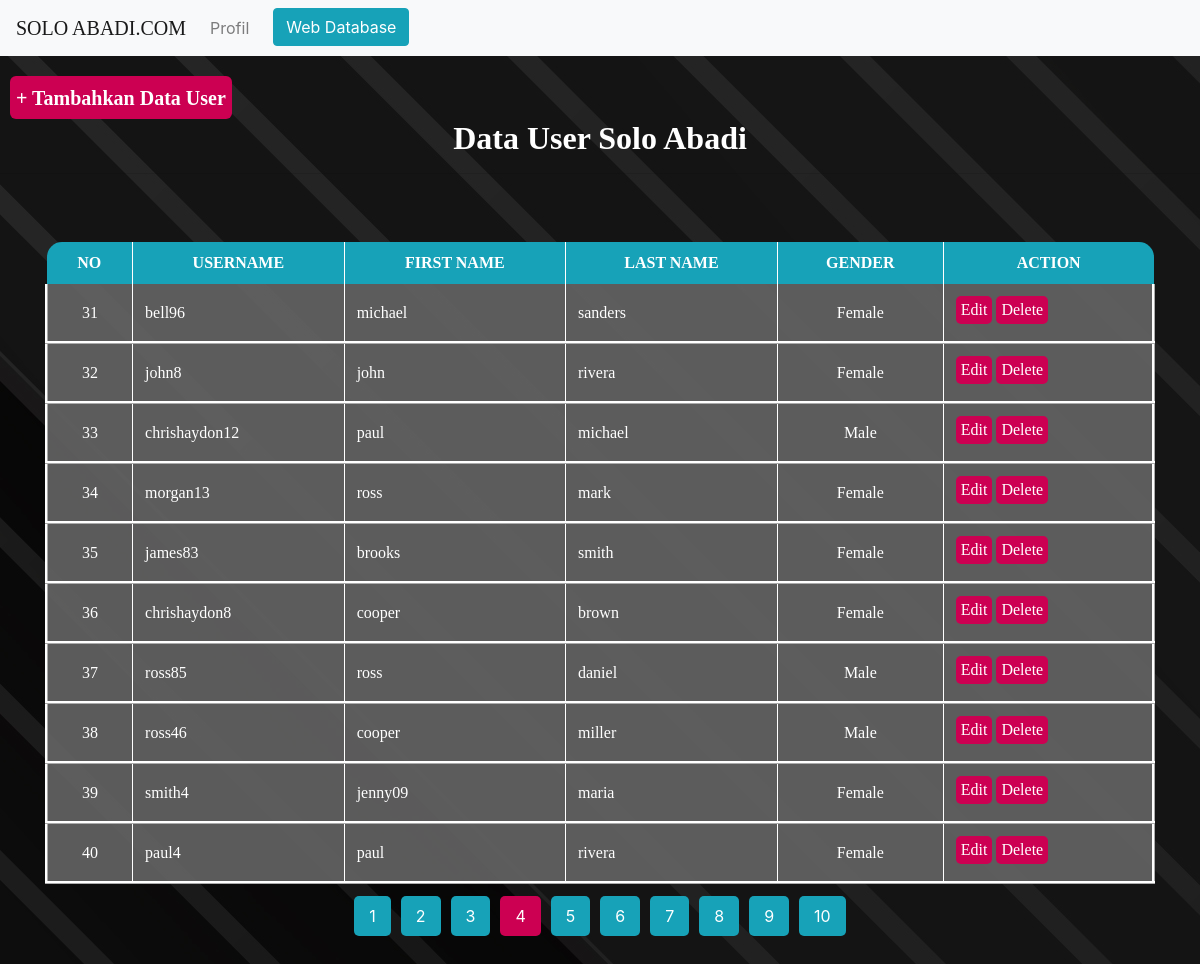
/db.php?page=4, run on the app's committed database.
### tables this page shows
CREATE TABLE `user` (
  `id_user` int(11) NOT NULL,
  `username` varchar(255) DEFAULT NULL,
  `first_name` varchar(50) DEFAULT NULL,
  `last_name` varchar(50) DEFAULT NULL,
  `gender` varchar(10) DEFAULT NULL
);

### db.php (the view, shortened to what this page needs)
<?php
include 'nav.php';
include_once("connection.php");
$limit = 10;
$page = isset($_GET['page']) ? (int)$_GET['page'] : 1;
$start = ($page > 1) ? ($page * $limit) - $limit : 0;
$queryTotal = $conn->query('SELECT COUNT(*) AS total FROM user');
$total = $queryTotal->fetch(PDO::FETCH_ASSOC)['total'];
$pages = ceil($total / $limit);
$query = $conn->prepare('SELECT * FROM user LIMIT :start, :limit');
$query->bindParam(':start', $start, PDO::PARAM_INT);
$query->bindParam(':limit', $limit, PDO::PARAM_INT);
$query->execute();
?>
<head>
    <link rel="stylesheet" href="css/bootstrap.min.css">
    <form action="form.php">
        <button style="border-style: none; padding-top: 10px; margin-left: 10px; margin-top: 20px; border-radius: 6px; background-color : #cc0052; font-family : Cambria Math; color: white;">
            <h5><b> + Tambahkan Data User</b></h5>
        </button>
        <h2 style="text-align: center; font-family: Cambria Math; color: white;"><b>Data User Solo Abadi</b><hr></h2>
    </form>
</head>
<body style="background-image: url('src/a.jpg');">
    <div class="container">
        <table border="1" cellspacing="0" cellpadding="12" style="border: 1px white;">
            <thead>
                <tr style="border-style: hidden; text-align: center; color: white; font-family: Cambria Math;">
                    <th style="background-color: #17a2b8; font-weight: bold; border-top-left-radius: 15px;">NO</th>
                    <th style="background-color: #17a2b8">USERNAME</th>
                    <th style="background-color: #17a2b8">FIRST NAME</th>
                    <th style="background-color: #17a2b8">LAST NAME</th>
                    <th style="background-color: #17a2b8">GENDER</th>
                    <th style="background-color: #17a2b8; border-top-right-radius: 15px">ACTION</th>
                </tr>
            </thead>
            <tbody>
                <?php if ($query->rowCount() > 0): ?>
                    <?php
                    $no = $start + 1;
                    foreach ($query->fetchAll(PDO::FETCH_ASSOC) as $row):
                    ?>
                    <tr style="border-style: ridge;">
                        <td style="background-color: rgba(100,100,100,.9); font-family: Cambria Math; color: #FFFFFF; text-align: center;"><?php echo $no; ?></td>
                        <td style="background-color: rgba(100,100,100,.9); font-family: Cambria Math; color: #FFFFFF;"><?php echo $row['username']; ?></td>
                        <td style="background-color: rgba(100,100,100,.9); font-family: Cambria Math; color: #FFFFFF;"><?php echo $row['first_name']; ?></td>
                        <td style="background-color: rgba(100,100,100,.9); font-family: Cambria Math; color: #FFFFFF;"><?php echo $row['last_name']; ?></td>
                        <td style="background-color: rgba(100,100,100,.9); font-family: Cambria Math; color: #FFFFFF; text-align: center;"><?php echo $row['gender']; ?></td>
                        <td style="background-color: rgba(100,100,100,.9);">
                            <button class="action-btn" onclick="window.location.href='Edit1.php?id_user=<?php echo $row['id_user']; ?>'">Edit</button>
                            <button class="action-btn" onclick="window.location.href='Delete.php?id_user=<?php echo $row['id_user']; ?>'">Delete</button>
                        </td>
                    </tr>
                    <?php
                    $no++;
                    endforeach;
                    ?>
                <?php else: ?>
                    <tr>
                        <td colspan="6" style="background-color: rgba(100,100,100,.9); text-align: center; color: #FFFFFF;">Belum ada data user</td>
                    </tr>
                <?php endif; ?>
            </tbody>
        </table>
        <ul class="pagination">
            <?php for ($i = 1; $i <= $pages; $i++): ?>
                <li><a class="<?= ($i == $page) ? 'active' : '' ?>" href="?page=<?= $i; ?>"><?= $i; ?></a></li>
            <?php endfor; ?>
        </ul>
    </div>
</body>

### db.php (style rules this page uses)
.container { display: flex; justify-content: center; align-items: center; flex-direction: column; min-height: 100vh; }
table { width: 100%; border-collapse: collapse; margin-bottom: 20px; margin-top: 6px; }
th, td { padding: 12px; border: 1px solid white; }
th { background-color: #17a2b8; color: white; font-family: Cambria Math; }
td { background-color: rgba(100,100,100,.9); color: white; font-family: Cambria Math; }
.action-btn { border: none; padding: 5px; margin-bottom: 5px; border-radius: 5px; background-color: #cc0052; font-family: Cambria Math; color: white; cursor: pointer; }
.pagination { display: flex; justify-content: center; list-style: none; padding: 0; }
.pagination li { margin: 0 5px; }
.pagination a { color: white; padding: 10px 15px; background-color: #17a2b8; text-decoration: none; border-radius: 5px; }
.pagination a.active { background-color: #cc0052; }

### data on the page
user: username "bell96", first_name "michael", last_name "sanders", gender "Female"
user: username "john8", first_name "john", last_name "rivera", gender "Female"
user: username "chrishaydon12", first_name "paul", last_name "michael", gender "Male"
user: username "morgan13", first_name "ross", last_name "mark", gender "Female"
user: username "james83", first_name "brooks", last_name "smith", gender "Female"
user: username "chrishaydon8", first_name "cooper", last_name "brown", gender "Female"
user: username "ross85", first_name "ross", last_name "daniel", gender "Male"
user: username "ross46", first_name "cooper", last_name "miller", gender "Male"
user: username "smith4", first_name "jenny09", last_name "maria", gender "Female"
user: username "paul4", first_name "paul", last_name "rivera", gender "Female"
